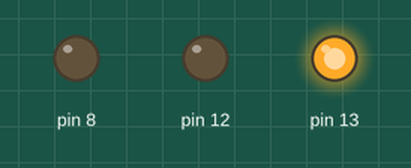
This sketch was run on a simulated Arduino Uno, built with avr-gcc and run on an emulated ATmega328P. On the bench: output pins drawn as LEDs (lit = HIGH).

Above: at 2.5 s.
At 7.5 s:
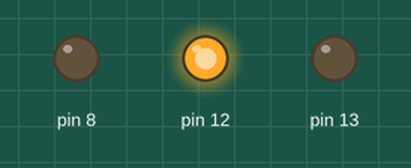
At 11.5 s:
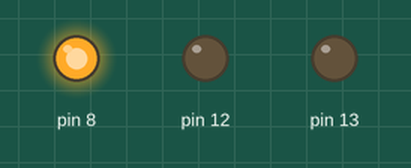
Timing chart, 0 to 16.9 s (numbered marks = the images above):
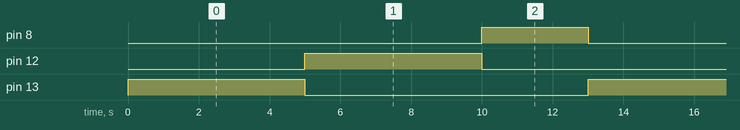

Measured:
- by itself, pin 8: alternates HIGH for 3.0 s and LOW for 10.0 s
- by itself, pin 12, pin 13: alternates HIGH for 5.0 s and LOW for 8.0 s
- by itself, everything shown: repeats every 13.0 s, in 4 steps

The sketch:

traffic_blinker_light.ino
```cpp
int Delay5 = 5000;
int Delay3 = 3000;

void setup()
{
  pinMode(13, OUTPUT);
  pinMode(12, OUTPUT);
  pinMode(8, OUTPUT);
}

void loop()
{
  digitalWrite(13, HIGH); //Red Light On

  delay(Delay5); // Wait for 5 second(s)

  digitalWrite(13, LOW);//Red Light Off
  digitalWrite(12, HIGH);//yellow Light On

  delay(Delay5); // Wait for 5 second(s)

  digitalWrite(12, LOW);//Yellow Light Off
  digitalWrite(8, HIGH);//Green Light On

  delay(Delay3);// Wait for 3 second(s)
   digitalWrite(8, LOW);//Green Light Off
}
```
